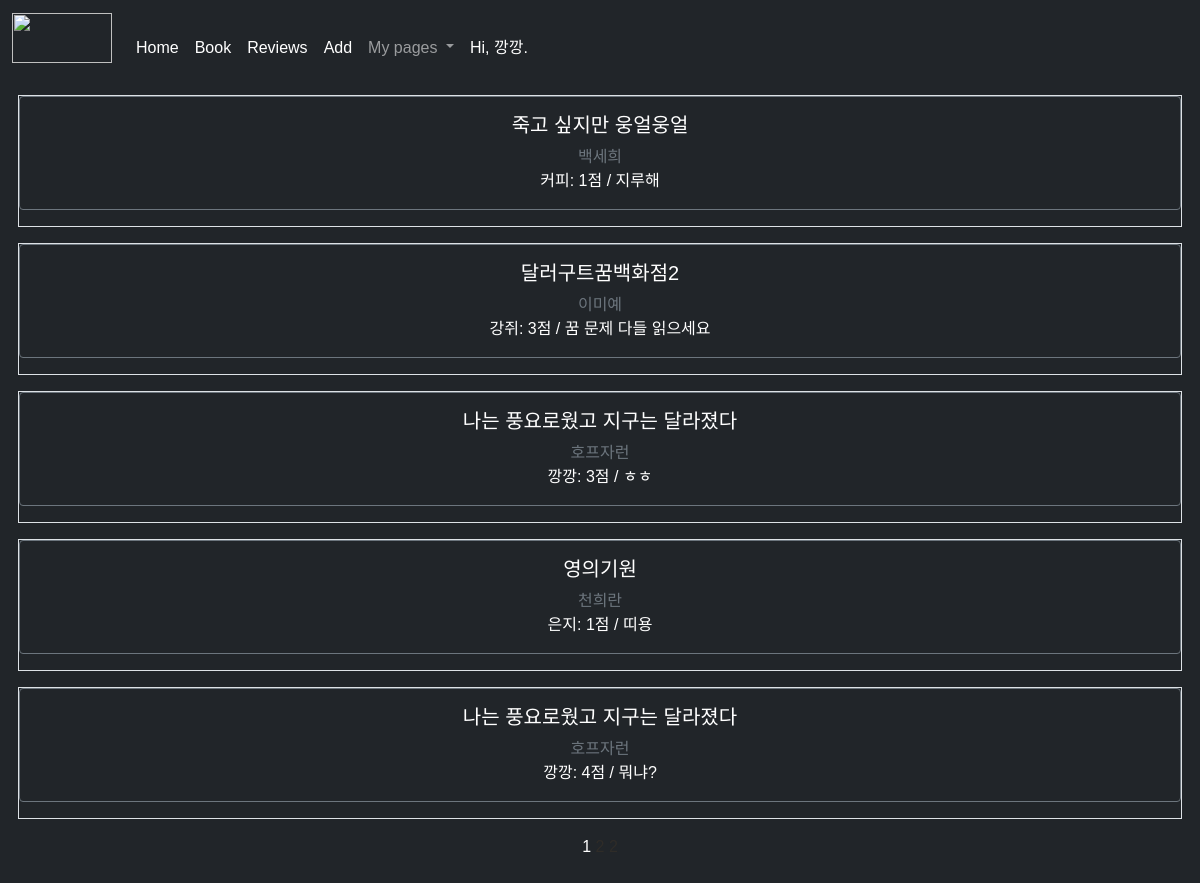
Page /member/review/list (signed in) on the committed database.
### member/models.py (models this page shows, shortened)
class User(AbstractUser):
    nickname = models.CharField(
        max_length=15,
        unique=True,
        null=True,
        error_messages={'unique': '이미 사용 중인 닉네임 입니다!'},)

class Review(models.Model):
    point = models.IntegerField(choices=REVIEW_POINT_CHOICES, default=None)
    comment = models.CharField(max_length=500)
    book = models.ForeignKey(Book, on_delete=models.CASCADE)
    author = models.ForeignKey(User, on_delete=models.CASCADE)
    created_at = models.DateTimeField(
        auto_now_add=True)  # 모델이 생성된 시간을 자동으로 필드에 넣어
    updated_at = models.DateTimeField(auto_now=True)

class Book(models.Model):
    name = models.CharField(max_length=25, verbose_name='제목')
    writer = models.CharField(max_length=15, verbose_name='저자')
    bookcovers = models.CharField(max_length=500, default=None, null=True)
    created_at = models.DateTimeField(auto_now_add=True)
    updated_at = models.DateTimeField(auto_now=True)

### member/views.py (the view)
# urls.py: path('review/list', views.review_list, name="review-list"),
def review_list(req):
    reviews = Review.objects.all().order_by('-created_at')
    paginator = Paginator(reviews, 5)
    page = req.GET.get('page')
    items = paginator.get_page(page)
    context = {
        'reviews': items
    }
    return render(req, 'review_list.html', context)

### member/templates/review_list.html (shortened to what this page needs)
{% extends 'base.html' %}
{% load static %}
{% block content %}
<div class="container mb-4">
    {% for item in reviews %}
        <div class="row gx-4 gx-lg-5 border mb-3 pd-2 d-flex justify-content-center">
            <div class="card border-secondary bg-dark mb-3">
                <div class="card-body">
                    <h5 class="card-title">{{ item.book.name }}</h5>
                    <h7 class="card-subtitle mb-2 text-muted">{{ item.book.writer }}</h7>
                    <p class="card-text">{{ item.author.nickname }}: {{ item.point }}점 / {{ item.comment }}</p>
                </div>
            </div>
        </div>
    {% endfor %}
        <div class="row">
            <div class="col-sm-12 text-center">
                <div class="pagination">
                    <span class="step-links text-center" style="width: 100%;">
                    <span class="current">
                        {{ reviews.number }}
                    </span>
                    {% if reviews.has_next %}
                        <a href="?page={{ reviews.next_page_number }}">{{ reviews.next_page_number }}</a>
                        <a href="?page={{ reviews.paginator.num_pages }}">{{ reviews.paginator.num_pages }}</a>
                    {% endif %}
                </span>
                </div>
            </div>
        </div>
</div>
{% endblock %}

### member/templates/base.html (shortened to what this page needs)
{% load static %}
<!DOCTYPE html>
<html lang="en">
<head>
    <link href="https://cdn.jsdelivr.net/npm/bootstrap@5.1.0/dist/css/bootstrap.min.css" rel="stylesheet">
    <link rel="stylesheet" href="{% static 'style.css' %}">
</head>
    <body class="d- flex text-center text-white bg-dark mg-3" cz-shortcut-listen="true">
<header class="mb-auto">
    <nav class="navbar navbar-expand-lg navbar-dark bg-dark">
        <div class="container-fluid">
            <a href="http://49.50.172.121:8800/"><img id="nav_img" class="mb-4 navbar-brand" src="https://img1.daumcdn.net/thumb/R1280x0/?scode=mtistory2&fname=https%3A%2F%2Fblog.kakaocdn.net%2Fdn%2FuAV4y%2Fbtrd5EvWVRw%2F4ZTGJqhtplydRDG6NRXsjK%2Fimg.png" alt=""></a>
        <div class="collapse navbar-collapse" id="navbarNavDropdown">
            <ul class="navbar-nav">
            <li class="nav-item">
                <a class="nav-link active" aria-current="page" href="http://49.50.172.121:8800/">Home</a>
            </li>
            <li class="nav-item">
                <a class="nav-link active" aria-current="page" href="http://49.50.172.121:8800/member/list">Book</a>
            </li>
            <li class="nav-item">
                <a class="nav-link active" aria-current="page" href="/member/review/list">Reviews</a>
            </li>
            <li class="nav-item">
                <a class="nav-link active" aria-current="page" href="http://49.50.172.121:8800/member/create">Add</a>
            </li>
            <li class="nav-item dropdown">
                <a class="nav-link dropdown-toggle" href="#" id="navbarDropdownMenuLink" role="button" data-bs-toggle="dropdown" aria-expanded="false">
                My pages
                </a>
            </li>
            <li class="nav-item" id="nav_user_col">
                <span  id="nav_user" class="nav-link active">
                    {% if user.is_authenticated %}
                    Hi, {{user.nickname}}.
                {% endif %}
                </span>
            </li>
            </ul>
        </div>
        </div>
    </nav>
</header>
    {% block content%}
    {% endblock %}
    </body>
</html>

### member/static/style.css (style rules this page uses)
:root { --border: #e3e1dc; --max-width: 1100px; --max-content-width: 1000px; --body-background: #212529; --site-header-background: #212529; --navbar: #2f2c28; --site-footer: #bcb9b0; --site-footer-background: #2f2c28; --account-link: #ffcc00; --content-list-contet-date: #bcb9b0; --main-header-background: #fff; --main-header-height: 565px; --main-header-border: #f0efec; --main-header: #fff; --content-list-sub-heading: #d1d0cc; --content-list-pagination-current: #fff; --content-list-pagination-current-bg: #ff0458; --review-detail-date: #bcb9b0; --review-detail-side-padding: 8px; --profile-header-edit: #7b776b; --file-content-border: #d3d1c8; --file-content-background: #212529; }
body { display: flex; justify-content: center; min-height: 100vh; flex-direction: column; margin: 0; word-break: keep-all; }
#nav_img { margin-top: 5px; padding: 0; width: 100px; height: 50px; }
* { font-family: "Spoqa Han Sans Neo", sans-serif; }
:root { --text: #2f2c28; --link: #ffcc00; --button-text: #fff; --button-primary-background: #ff0458; --button-primary-hover-background: #ff045893; --button-warn-background: #f9592c; --button-secondary-background: #bcb9b0; --ic-button-circle: #ffcc00; --input-background: #fff; --input-border: #cccac3; --input-placeholder: #bcb9b0; --input-focus-border: #ffcc00; --input-focus-background: #fffdf3; --input-error: #e6584e; --input-error-border: #e6584e; --chip-border: #e3e1dc; --chip-text: #2f2c28; --chip-green-background: #effaf9; --chip-green-text: #79c9c5; --chip-green-border: #06aea7; --avatar-placeholder: #e3e1dc; --stars: #ffcc00; --dialog-border: #e3e1dc; --dialog-background: #f6f5f3; --dialog-info: #e1811b; --box-border: #e3e1dc; }
body, a, a:hover { color: var(--text); }
a { text-decoration: none; }

### rows in the picture
User: nickname "깡깡"
Review: book.name "죽고 싶지만 웅얼웅얼", book.writer "백세희", author.nickname "커피", point "1", comment "지루해"
Review: book.name "달러구트꿈백화점2", book.writer "이미예", author.nickname "강쥐", point "3", comment "꿈 문제 다들 읽으세요"
Review: book.name "나는 풍요로웠고 지구는 달라졌다", book.writer "호프자런", author.nickname "깡깡", point "3", comment "ㅎㅎ"
Review: book.name "영의기원", book.writer "천희란", author.nickname "은지", point "1", comment "띠용"
Review: book.name "나는 풍요로웠고 지구는 달라졌다", book.writer "호프자런", author.nickname "깡깡", point "4", comment "뭐냐?"

### other values in the picture
{{ reviews.number }} "1"
